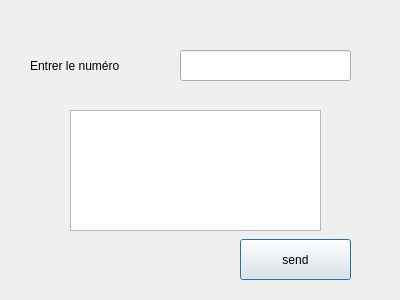
<?xml version="1.0" encoding="UTF-8"?>
<ui version="4.0">
 <class>sms</class>
 <widget class="QDialog" name="sms">
  <property name="geometry">
   <rect>
    <x>0</x>
    <y>0</y>
    <width>400</width>
    <height>300</height>
   </rect>
  </property>
  <property name="windowTitle">
   <string>Dialog</string>
  </property>
  <widget class="QTextEdit" name="messageTextEdit">
   <property name="geometry">
    <rect>
     <x>70</x>
     <y>110</y>
     <width>251</width>
     <height>121</height>
    </rect>
   </property>
  </widget>
  <widget class="QPushButton" name="sendButton">
   <property name="geometry">
    <rect>
     <x>240</x>
     <y>239</y>
     <width>111</width>
     <height>41</height>
    </rect>
   </property>
   <property name="styleSheet">
    <string notr="true">#Rechercher {
    background-color: #FFDAB9; /* Couleur orange pâle */

    border-radius: 15px; /* Arrondi du bouton */
    padding: 6px; /* Espacement interne pour un meilleur aspect */
    color: black; /* Couleur du texte */
    font-weight: bold; /* Texte en gras pour une meilleure visibilité */
}

#Rechercher:hover {
    background-color: #FFB347; }
</string>
   </property>
   <property name="text">
    <string>send</string>
   </property>
  </widget>
  <widget class="QLineEdit" name="phoneLineEdit">
   <property name="geometry">
    <rect>
     <x>180</x>
     <y>50</y>
     <width>171</width>
     <height>31</height>
    </rect>
   </property>
  </widget>
  <widget class="QLabel" name="label_6">
   <property name="geometry">
    <rect>
     <x>30</x>
     <y>50</y>
     <width>151</width>
     <height>31</height>
    </rect>
   </property>
   <property name="text">
    <string>Entrer le numéro</string>
   </property>
  </widget>
 </widget>
 <resources/>
 <connections/>
</ui>
